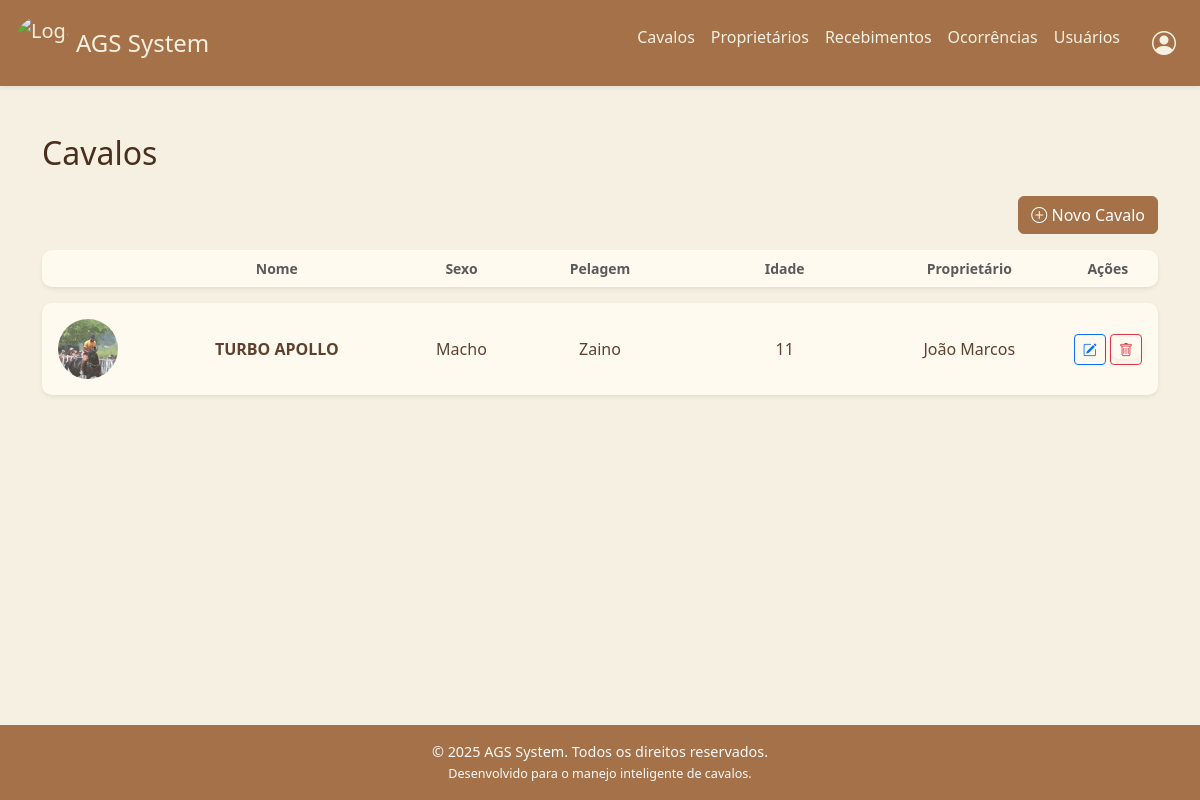
Page /cavalos on the committed database.
### tables this page shows
CREATE TABLE cavalos (
            id INTEGER PRIMARY KEY AUTOINCREMENT,
            nome TEXT NOT NULL,
            sexo_id INTEGER,
            raca_id INTEGER,
            idade INTEGER,
            pelagem_id INTEGER,
            proprietario_id INTEGER,
            imagem TEXT,
            FOREIGN KEY (sexo_id) REFERENCES sexo(id),
            FOREIGN KEY (raca_id) REFERENCES raca(id),
            FOREIGN KEY (pelagem_id) REFERENCES pelagem(id),
            FOREIGN KEY (proprietario_id) REFERENCES proprietario(id)
        );

CREATE TABLE sexo (
            id INTEGER PRIMARY KEY AUTOINCREMENT,
            sexo TEXT NOT NULL
        );

CREATE TABLE pelagem (
            id INTEGER PRIMARY KEY AUTOINCREMENT,
            pelagem TEXT NOT NULL
        );

CREATE TABLE proprietario (
            id INTEGER PRIMARY KEY AUTOINCREMENT,
            nome TEXT NOT NULL,
            telefone TEXT
        );

### app.py (the view)
@app.route('/cavalos')
def cavalos():
    conn = conexao()
    cavalos = conn.execute('''
        SELECT
            c.id,
            c.nome AS nome_cavalo,
            p.nome AS nome_proprietario,
            r.raca AS raca,
            s.sexo AS sexo,
            c.idade,
            pl.pelagem AS pelagem,
            c.imagem
        FROM cavalos c
        JOIN proprietario p ON c.proprietario_id = p.id
        JOIN raca r ON c.raca_id = r.id
        JOIN sexo s ON c.sexo_id = s.id
        JOIN pelagem pl ON c.pelagem_id = pl.id
        ORDER BY c.nome
    ''').fetchall()
    conn.close()
    return render_template('cavalos.html', cavalos=cavalos)

### app.py (called while the page is built)
@app.context_processor
def inject_now():
    return {'now': datetime.now()}

### database.py (called while the page is built)
def conexao():
    conn = sqlite3.connect(db_path)
    conn.row_factory = sqlite3.Row
    return conn

### templates/cavalos.html (shortened to what this page needs)
{% extends 'base.html' %} {% block content %}
<h2 class="mb-4">Cavalos</h2>
<div class="d-flex justify-content-end mt-4 mb-3">
  <a href="{{ url_for('novoCavalo') }}" class="btn btn-primary">
    <i class="bi bi-plus-circle"></i> Novo Cavalo
  </a>
</div>
<div class="d-flex flex-column gap-3">
  <div class="card px-3 py-2 shadow-sm">
    <div class="row align-items-center">
      <div class="col-md-3 fw-bold text-muted small text-center">Nome</div>
      <div class="col-md-1 fw-bold text-muted small text-center">Sexo</div>
      <div class="col-md-2 fw-bold text-muted small text-center">Pelagem</div>
      <div class="col-md-2 fw-bold text-muted small text-center">Idade</div>
      <div class="col-md-2 fw-bold text-muted small text-center">
        Proprietário
      </div>
      <div class="col-md-1 fw-bold text-muted small text-center">Ações</div>
    </div>
  </div>
  {% for cavalo in cavalos %}
  <div
    class="card p-3 shadow-sm"
    style="cursor: pointer"
    onclick="window.location.href='{{ url_for('detalhesCavalo', id=cavalo['id']) }}'"
  >
    <div class="row align-items-center">
      <div class="col-md-1">
        {% if cavalo['imagem'] %}
        <img
          src="{{ url_for('static', filename='uploads/' + cavalo['imagem']) }}"
          width="60"
          height="60"
          style="border-radius: 50%; object-fit: cover"
        />
        {% endif %}
      </div>
      <div class="col-md-3 fw-bold text-uppercase text-center">
        {{ cavalo['nome_cavalo'] }}
      </div>
      <div class="col-md-1 text-center">{{ cavalo['sexo'] }}</div>
      <div class="col-md-2 text-center">{{ cavalo['pelagem'] }}</div>
      <div class="col-md-2 text-center">{{ cavalo['idade'] }}</div>
      <div class="col-md-2 text-center">{{ cavalo['nome_proprietario'] }}</div>
      <div class="col-md-1 text-end" onclick="event.stopPropagation();">
        <a
          href="{{ url_for('editarCavalo', id=cavalo['id']) }}"
          class="btn btn-sm btn-outline-primary"
          title="Editar"
        >
          <i class="bi bi-pencil-square"></i>
        </a>
        <form
          method="POST"
          action="{{ url_for('excluirCavalo', id=cavalo['id']) }}"
          onsubmit="return confirm('Tem certeza que deseja excluir este cavalo?');"
          style="display: inline"
        >
          <button
            type="submit"
            class="btn btn-sm btn-outline-danger"
            title="Excluir"
          >
            <i class="bi bi-trash"></i>
          </button>
        </form>
      </div>
    </div>
  </div>
  {% endfor %}
</div>
{% endblock %}

### static/css/style.css (style rules this page uses)
body { background-color: #f5f0e1; color: #4a2e1d; font-family: "Segoe UI", sans-serif; min-height: 100vh; display: flex; flex-direction: column; }
.card, form { background-color: #fffaf0; border: none; border-radius: 10px; box-shadow: 0 2px 8px rgba(74, 46, 29, 0.1); color: #5e412e; }
.btn-primary { background-color: #a47148; border-color: #a47148; color: #fff; }

### rows in the picture
cavalos: imagem (picture), nome_cavalo "TURBO APOLLO", sexo "Macho", pelagem "Zaino", idade "11", nome_proprietario "João Marcos"
